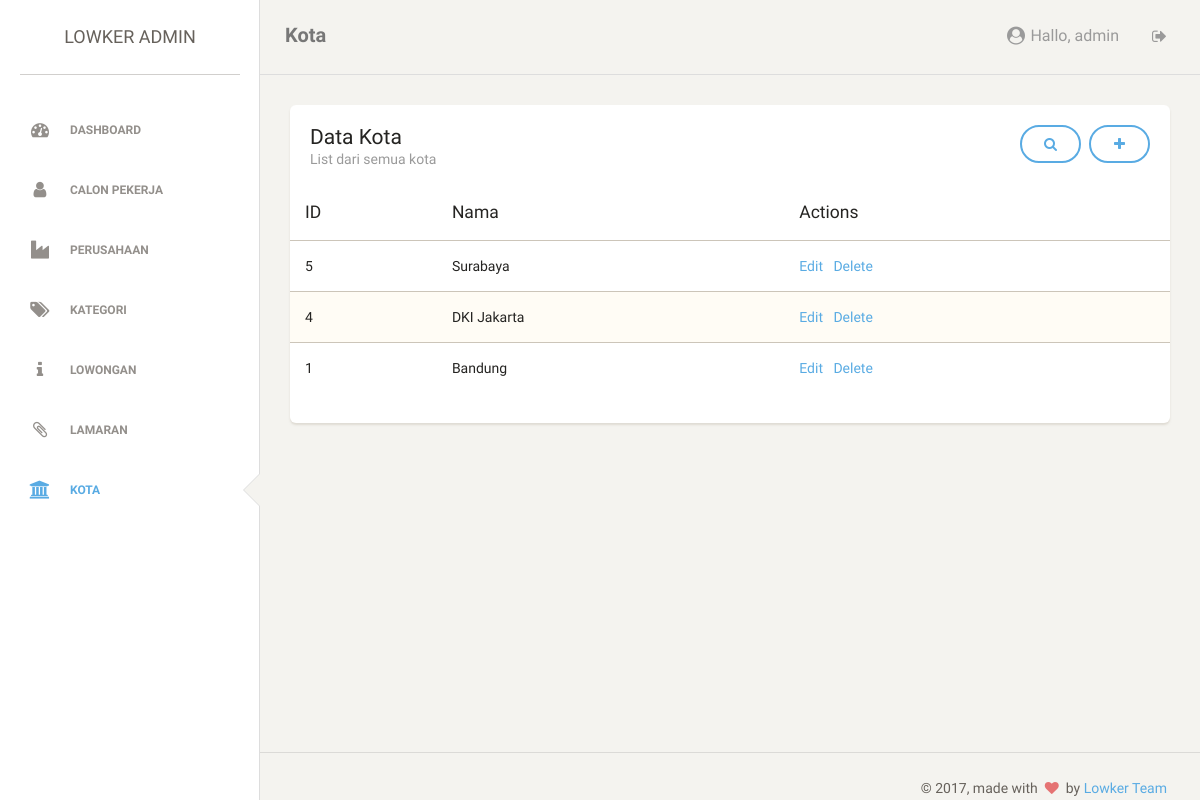
Screenshot of /admin/kota.php (signed in) with the database file from the repository.
### tables this page shows
CREATE TABLE `kota` (
  `kota_id` int(11) NOT NULL AUTO_INCREMENT,
  `kota_nama` varchar(51) NOT NULL,
  PRIMARY KEY (`kota_id`),
  UNIQUE KEY `kota_nama` (`kota_nama`)
);

### admin/kota.php (the view, shortened to what this page needs)
<?php
	require "../php/connection.php";
?>
    <!doctype html>
    <html lang="en">
    <head>
        <link href="../css/bootstrap.min.css" rel="stylesheet" />
        <link href="../css/style.css" rel="stylesheet" />
        <link href="../font-awesome/css/font-awesome.min.css" rel="stylesheet">
    </head>
    <body>
        <div class="wrapper">
            <div class="sidebar" data-background-color="white" data-active-color="info">
                <div class="sidebar-wrapper">
                    <div class="logo">
                        <a href="#" class="simple-text">
                        Lowker Admin
                    </a>
                    </div>
                    <ul class="nav">
                        <li>
                            <a href="dashboard.php">
                                <i class="fa fa-dashboard" style="font-size: 18px;"></i>
                                <p>Dashboard</p>
                            </a>
                        </li>
                        <li>
                            <a href="pemilikusaha.php">
                                <i class="fa fa-user" style="font-size: 18px;"></i>
                                <p>Calon Pekerja</p>
                            </a>
                        </li>
                        <li>
                            <a href="datausaha.php">
                                <i class="fa fa-industry" style="font-size: 18px;"></i>
                                <p>Perusahaan</p>
                            </a>
                        </li>
                        <li>
                            <a href="kecamatan.php">
                                <i class="fa fa-tags" style="font-size: 18px;"></i>
                                <p>Kategori</p>
                            </a>
                        </li>
                        <li>
                            <a href="kelurahan.php">
                                <i class="fa fa-info" style="font-size: 18px;"></i>
                                <p>Lowongan</p>
                            </a>
                        </li>
                        <li>
                            <a href="sektorusaha.php">
                                <i class="fa fa-paperclip" style="font-size: 18px;"></i>
                                <p>Lamaran</p>
                            </a>
                        </li>
                        <li class="active">
                            <a href="kota.php">
                                <i class="fa fa-bank" style="font-size: 18px;"></i>
                                <p>Kota</p>
                            </a>
                        </li>
                    </ul>
                </div>
            </div>
            <div class="main-panel">
                <nav class="navbar navbar-default">
                    <div class="container-fluid">
                        <div class="navbar-header">
                            <a class="navbar-brand" href="#">Kota</a>
                        </div>
                        <div class="collapse navbar-collapse">
                            <ul class="nav navbar-nav navbar-right">
                                <li>
                                    <a href="profil_edit.php">
                                        <p>
                                            <i class="fa fa-user-circle" style="font-size: 18px;"></i> Hallo,
                                            <?php echo $_SESSION['admin_nama'];?>
                                        </p>
                                    </a>
                                </li>
                                <li>
                                    <a href="../php/logout.php">
                                        <i class="fa fa-sign-out"></i>
                                    </a>
                                </li>
                            </ul>
                        </div>
                    </div>
                </nav>
                <div class="content">
                    <div class="container-fluid">
                        <div class="row">
                            <div class="col-md-12">
                                <div class="card">
                                    <div class="header">
                                        <a href="kota_tambah.php" class="btn btn-info pull-right"><i class="fa fa-plus"></i></a>
                                        <a href="#" data-toggle="modal" data-target="#search" class="btn btn-info pull-right" style="margin-right: 8px;"><i class="fa fa-search"></i></a>
                                                <h4 class="title">Data Kota</h4>
                                                <p class="category">List dari semua kota</p>
                                    </div>
                                    <div class="content table-responsive table-full-width">
                                        <table class="table table-striped">
                                            <thead>
                                                <th>ID</th>
                                                <th>Nama</th>
                                                <th>Actions</th>
                                            </thead>
                                            <tbody>
                                                <?php
                                                    if(isset($_GET['nama'])){
                                                        $strQuery = "SELECT kota_id, kota_nama FROM kota WHERE kota_nama LIKE '%$_GET[nama]%' ORDER BY kota_id DESC";
                                                    }else {
                                                        $strQuery = "SELECT kota_id, kota_nama FROM kota ORDER BY kota_id DESC";
                                                    }
                                                    $query = mysqli_query($connection, $strQuery);
                                                    $i = 0;
                                                    while($result = mysqli_fetch_assoc($query)){
                                                        echo "<tr>";
                                                        echo "<td>$result[kota_id]</td>";
                                                        echo "<td>$result[kota_nama]</td>";
                                                        echo "<td><a href='kota_edit.php?id=$result[kota_id]'>Edit</a>";
                                                        echo "<a href=# data-toggle=modal data-target=#delete$i>Delete</a></td>";
                                                        echo "</tr>";
                                                ?>
                                                    <?php
                                                        $i++;
                                                    }
                                                ?>
                                            </tbody>
                                        </table>
                                    </div>
                                </div>
                            </div>
                        </div>
                    </div>
                </div>
                <footer class="footer">
                    <div class="container-fluid">
                        <div class="copyright pull-right">
                            &copy;
                            , made with <i class="fa fa-heart heart"></i> by <a href="#">Lowker Team</a>
                        </div>
                    </div>
                </footer>
            </div>
        </div>
    </body>
    </html>

### rows the page displays
kota: kota_id "5", kota_nama "Surabaya"
kota: kota_id "4", kota_nama "DKI Jakarta"
kota: kota_id "1", kota_nama "Bandung"

### other values shown
$_SESSION['admin_nama'] "admin"
